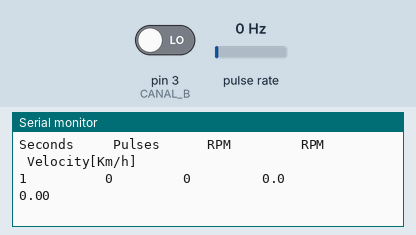
Simulated run of this sketch. Board: Arduino Uno, built with avr-gcc and run on an emulated ATmega328P. Parts: the last lines printed to the serial monitor. Wiring (inferred from the names in the program): pulse sensor: data pin 2. Inputs (shaded band) come from the test bench; at power-on: pulse rate 0 Hz, pin 3 (CANAL_B) LOW.

Above: at 1.2 s.
1.3 s: pulse rate (sensor on pin 2) set to 4 Hz
At 2.5 s:
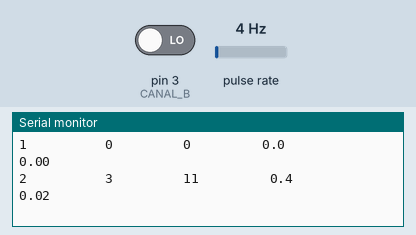
2.8 s: pin 3 (CANAL_B) driven HIGH
At 3.8 s:
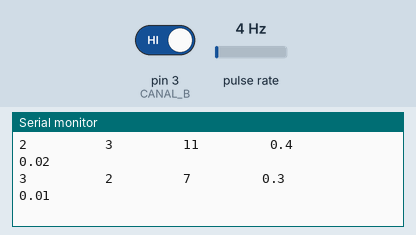
4.3 s: pulse rate (sensor on pin 2) set to 50 Hz
At 5.6 s:
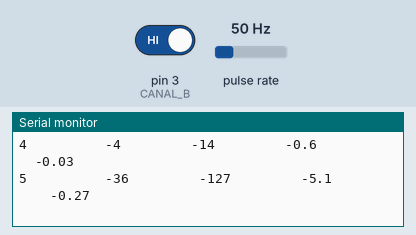
5.8 s: pin 3 (CANAL_B) driven LOW
At 6.8 s:
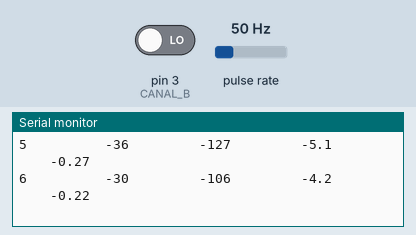
Timing chart, 0 to 8.3 s (numbered marks = the images above; inputs shaded):
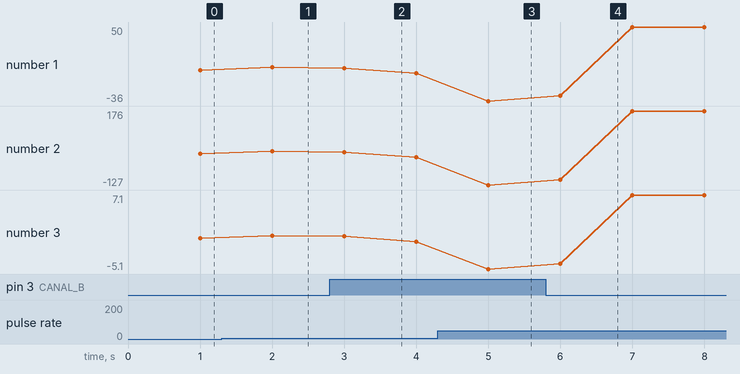

The sketch:

encoder_rpm.ino
```cpp
////// Parameters // Variables ///////////////////////////////////////////////////
int encoder_pin = 2;            // The encoder pin is connected  // Pin 2, donde se conecta el encoder
float rpm = 0;                     // rpm reading // Revoluciones por minuto calculadas.
int CANAL_A = 2;
int CANAL_B = 3;
float velocity = 0;              // Velocity // Velocidad en [Km/h]
volatile float pulses = 0;       // Number of pulses in one second // Número de pulsos leidos por el Arduino en un segundo
unsigned long timeold = 0;       // Time // Tiempo
unsigned int pulsesperturn = 17;  // The number of pulses per motor revolution, depends od the encoder!! // Número de pulsos por vuelta del motor, por canal = 8.
unsigned int wheel_diameter = 11*25.4;// Diámetro de la rueda pequeña[mm]
int ratio = 25;                  // Relación de transmisión de los engranajes i = 25:1                 // Relación de transmisión de los engranajes i = 120:1
/////////////////////////// Function // Función que cuenta los pulsos buenos ///////////////////////////////////////////
 void counter(){
  if (digitalRead(CANAL_A) == HIGH) {
    if (digitalRead(CANAL_B) == LOW) {
      pulses++;
    } else {
      pulses--;
    }
  } else {
    if (digitalRead(CANAL_B) == LOW) {
      pulses--;
    } else {
      pulses++;
    }
    }
 }// Suma el pulso bueno que entra.
//// Arduino configuration /////////////////////////////////////////////////////////
void setup(){
   Serial.begin(9600); // Configuración del puerto serie
   pinMode(encoder_pin, INPUT); // Use status Pin to flash along with interrupts // Configuración del pin nº2
   pinMode(CANAL_A, INPUT);
   pinMode(CANAL_B, INPUT);

   attachInterrupt(0, counter, RISING); // Interrupt 0 is digital pin 2, so that is where the IR detector is connected. Triggers on FALLING (change from HIGH to LOW) // Configuración de la interrupción 0, donde esta conectado el encoder HC-020K.
   // parameters Initialize // Inicialización de los parametros
   pulses = 0;
   rpm = 0;
   timeold = 0;
   Serial.println("");
   Serial.print("            MOTOR       ");Serial.print("MOTOR       ");Serial.print("WHEEL       "); Serial.println("WHEEL");
   Serial.print("Seconds     ");Serial.print("Pulses      ");Serial.print("RPM         ");Serial.print("RPM         ");Serial.println("Velocity[Km/h]");
 }
////  Main programe // Programa principal ///////////////////////////////////////////////////////////////////////
 void loop(){
   if (millis() - timeold >= 1000){  // Uptade every one second, this will be equal to reading frecuency (Hz). // Se actualiza cada segundo
      noInterrupts(); //Don't process interrupts during calculations // Desconectamos la interrupción para que no actué en esta parte del programa.
      rpm = 60 * pulses / pulsesperturn * 1000 / (millis() - timeold) ; // Note that this would be 60*1000/(millis() - timeold)*pulses if the interrupt. happened once per revolution // Calculamos las revoluciones por minuto
      //Ojo con la fórmula de arriba, la variable rpm tiene que ser tipo float porque salen decimales en medio de la operación.
      velocity = rpm/ratio * 3.1416 * wheel_diameter * 60 / 1000000; // Cálculo de la velocidad de la rueda en [Km/h]
      Serial.print(millis()/1000); Serial.print("          "); // Write it out to serial port RPM = 39 pulses // Se envia al puerto serie el valor de tiempo, de las rpm y los pulsos.
      Serial.print(pulses,0); Serial.print("         ");
      Serial.print(rpm,0); Serial.print("         ");
      Serial.print(rpm/ratio,1); Serial.print("           ");
      Serial.println(velocity,2);
      pulses = 0;  // Inicializamos los pulsos.
      timeold = millis(); // Almacenamos el tiempo actual.
      interrupts(); // Restart the interrupt processing // Reiniciamos la interrupción
   }
  }
```

Measured:
- after the input at 1.3 s, the serial monitor: prints a new line after 0.70 s (image 1)
- after the input at 2.8 s, the serial monitor: prints a new line after 0.20 s (image 2)
- after the input at 4.3 s, the serial monitor: prints a new line after 0.70 s (image 3)
- after the input at 5.8 s, the serial monitor: prints a new line after 0.20 s (image 4)
- plotted number 1: 0 → 3 after the input at 1.3 s, 3 → -4 after the input at 2.8 s, -4 → -36 after the input at 4.3 s, -36 → 50 after the input at 5.8 s
- plotted number 2: 0 → 11 after the input at 1.3 s, 11 → -14 after the input at 2.8 s, -14 → -127 after the input at 4.3 s, -127 → 176 after the input at 5.8 s
- plotted number 3: 0 → 0.4 after the input at 1.3 s, 0.4 → -0.6 after the input at 2.8 s, -0.6 → -5.1 after the input at 4.3 s, -5.1 → 7.1 after the input at 5.8 s
